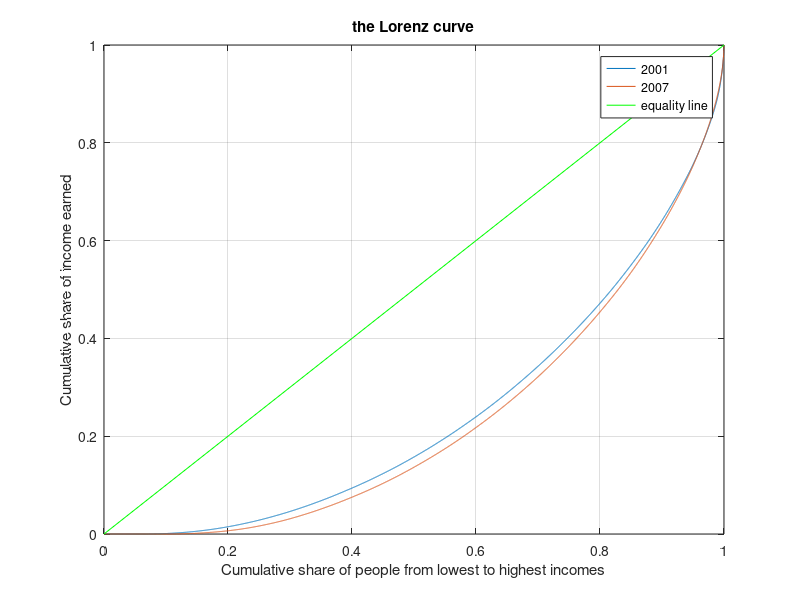

MATLAB code to generate this figure:
%% Question 4
%% Constructing the transition matrix for earning

clear ; close all; clc
X = csvread('data.csv');

x1=X(:,1); 
x2=X(:,2);
x3=X(:,3);
x4=X(:,4);

y2001=x1+x2; % define y2001 is household income for 2001
y2007=x3+x4; % define y2007 is household income for 2007
% for simplicity, I define household income="head and wife taxable income"+
% "taxable income of other family unit member"

z1=quantile(y2001,[0.2,0.4,0.6,0.8,1]); % calculate quantiles for 2001
z2=quantile(y2007,[0.2,0.4,0.6,0.8,1]); % calculate quantiles for 2007

% calculate the number of people whose income quantile b/w 2001 and 2007.
num11=sum(y2001<=z1(1,1) & y2007<=z2(1,1)); 
num12=sum(y2001<=z1(1,1) & y2007>z2(1,1) & y2007<=z2(1,2));
num13=sum(y2001<=z1(1,1) & y2007>z2(1,2)& y2007<=z2(1,3));
num14=sum(y2001<=z1(1,1) & y2007>z2(1,3) & y2007<=z2(1,4));
num15=sum(y2001<=z1(1,1) & y2007>z2(1,4) & y2007<=z2(1,5));

num21=sum(y2001>z1(1,1) & y2001<=z1(1,2) & y2007<=z2(1,1));
num22=sum(y2001>z1(1,1) & y2001<=z1(1,2) & y2007>z2(1,1) & y2007<=z2(1,2));
num23=sum(y2001>z1(1,1)& y2001<=z1(1,2) & y2007>z2(1,2)& y2007<=z2(1,3));
num24=sum(y2001>z1(1,1) & y2001<=z1(1,2)& y2007>z2(1,3) & y2007<=z2(1,4));
num25=sum(y2001>z1(1,1) & y2001<=z1(1,2)& y2007>z2(1,4) & y2007<=z2(1,5));

num31=sum(y2001>z1(1,2) & y2001<=z1(1,3) & y2007<=z2(1,1));
num32=sum(y2001>z1(1,2) & y2001<=z1(1,3) & y2007>z2(1,1) & y2007<=z2(1,2));
num33=sum(y2001>z1(1,2)& y2001<=z1(1,3) & y2007>z2(1,2)& y2007<=z2(1,3));
num34=sum(y2001>z1(1,2) & y2001<=z1(1,3)& y2007>z2(1,3) & y2007<=z2(1,4));
num35=sum(y2001>z1(1,2) & y2001<=z1(1,3)& y2007>z2(1,4) & y2007<=z2(1,5));

num41=sum(y2001>z1(1,3) & y2001<=z1(1,4) & y2007<=z2(1,1));
num42=sum(y2001>z1(1,3) & y2001<=z1(1,4) & y2007>z2(1,1) & y2007<=z2(1,2));
num43=sum(y2001>z1(1,3)& y2001<=z1(1,4) & y2007>z2(1,2)& y2007<=z2(1,3));
num44=sum(y2001>z1(1,3) & y2001<=z1(1,4)& y2007>z2(1,3) & y2007<=z2(1,4));
num45=sum(y2001>z1(1,3) & y2001<=z1(1,4)& y2007>z2(1,4) & y2007<=z2(1,5));

num51=sum(y2001>z1(1,4) & y2001<=z1(1,5) & y2007<=z2(1,1));
num52=sum(y2001>z1(1,4) & y2001<=z1(1,5) & y2007>z2(1,1) & y2007<=z2(1,2));
num53=sum(y2001>z1(1,4)& y2001<=z1(1,5) & y2007>z2(1,2)& y2007<=z2(1,3));
num54=sum(y2001>z1(1,4) & y2001<=z1(1,5)& y2007>z2(1,3) & y2007<=z2(1,4));
num55=sum(y2001>z1(1,4) & y2001<=z1(1,5)& y2007>z2(1,4) & y2007<=z2(1,5));

n1=num11+num12+num13+num14+num15;
n2=num21+num22+num23+num24+num25;
n3=num31+num32+num33+num34+num35;
n4=num41+num42+num43+num44+num45;
n5=num51+num52+num53+num54+num55;

% Calculate the conditional probability
a11=num11/n1;
a12=num12/n1;
a13=num13/n1;
a14=num14/n1;
a15=num15/n1;

a21=num21/n2;
a22=num22/n2;
a23=num23/n2;
a24=num24/n2;
a25=num25/n2;

a31=num31/n3;
a32=num32/n3;
a33=num33/n3;
a34=num34/n3;
a35=num35/n3;

a41=num41/n4;
a42=num42/n4;
a43=num43/n4;
a44=num44/n4;
a45=num45/n4;

a51=num51/n5;
a52=num52/n5;
a53=num53/n5;
a54=num54/n5;
a55=num55/n5;

transition_matrix=[a11,a12,a13,a14,a15;
a21,a22,a23,a24,a25;
a31,a32,a33,a34,a35;
a41,a42,a43,a44,a45;
a51,a52,a53,a54,a55]

%% Plot the Lorenz curve for 2001 and 2007 years

% for 2001 year:
% calculate the cumulative share of income earned
y2001New=sort(y2001);
y2001New1=y2001New(y2001New(:,1)>=0);
y2001New2=cumsum(y2001New1);
y2001New3=y2001New2/sum(y2001New1);

% calculate the cumulative share of people from lowest to highest incomes
y2001New4=[1:length(y2001New1)]';
y2001New5=y2001New4/length(y2001New4);


% for 2007 year:
% calculate the cumulative share of income earned
y2007New=sort(y2007);
y2007New1=y2007New(y2007New(:,1)>=0);
y2007New2=cumsum(y2007New1);
y2007New3=y2007New2/sum(y2007New1);

% calculate the cumulative share of people from lowest to highest incomes
y2007New4=[1:length(y2007New1)]';
y2007New5=y2007New4/length(y2007New4);


plot(y2001New5,y2001New3);
xlabel("Cumulative share of people from lowest to highest incomes");
ylabel("Cumulative share of income earned");
title("the Lorenz curve");
hold on;

plot(y2007New5,y2007New3);
hold on;

x=0:1;
y=0:1;
plot(x,y,"g");
grid;
hold on;

legend("2001","2007","equality line");

%% compute the Gini coefficient

gini_2001=1-2*(sum(y2001New3)/length(y2001New3)) %Gini coefficient for 2001

gini_2007=1-2*(sum(y2007New3)/length(y2007New3)) %Gini coefficient for 2007
